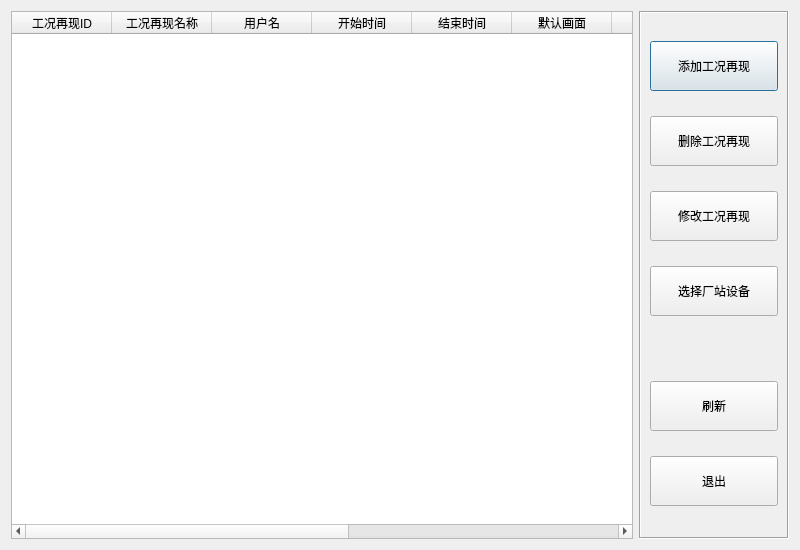
<?xml version="1.0" encoding="UTF-8"?>
<ui version="4.0">
 <class>CRevertTable</class>
 <widget class="QDialog" name="CRevertTable">
  <property name="geometry">
   <rect>
    <x>0</x>
    <y>0</y>
    <width>800</width>
    <height>550</height>
   </rect>
  </property>
  <property name="windowTitle">
   <string>工况再现案例库</string>
  </property>
  <layout class="QHBoxLayout" name="horizontalLayout">
   <item>
    <widget class="QTableWidget" name="listRevert">
     <column>
      <property name="text">
       <string>工况再现ID</string>
      </property>
     </column>
     <column>
      <property name="text">
       <string>工况再现名称</string>
      </property>
     </column>
     <column>
      <property name="text">
       <string>用户名</string>
      </property>
     </column>
     <column>
      <property name="text">
       <string>开始时间</string>
      </property>
     </column>
     <column>
      <property name="text">
       <string>结束时间</string>
      </property>
     </column>
     <column>
      <property name="text">
       <string>默认画面</string>
      </property>
     </column>
     <column>
      <property name="text">
       <string>说明</string>
      </property>
     </column>
     <column>
      <property name="text">
       <string>厂站名</string>
      </property>
     </column>
     <column>
      <property name="text">
       <string>设备名</string>
      </property>
     </column>
     <column>
      <property name="text">
       <string>来源</string>
      </property>
     </column>
     <column>
      <property name="text">
       <string>类型</string>
      </property>
     </column>
    </widget>
   </item>
   <item>
    <widget class="QFrame" name="frame">
     <property name="minimumSize">
      <size>
       <width>150</width>
       <height>0</height>
      </size>
     </property>
     <property name="maximumSize">
      <size>
       <width>150</width>
       <height>16777215</height>
      </size>
     </property>
     <property name="frameShape">
      <enum>QFrame::Box</enum>
     </property>
     <property name="frameShadow">
      <enum>QFrame::Sunken</enum>
     </property>
     <layout class="QVBoxLayout" name="verticalLayout">
      <item>
       <widget class="QPushButton" name="buttonRevertAdd">
        <property name="minimumSize">
         <size>
          <width>0</width>
          <height>50</height>
         </size>
        </property>
        <property name="styleSheet">
         <string notr="true">font: 14pt &quot;宋体&quot;;</string>
        </property>
        <property name="text">
         <string>添加工况再现</string>
        </property>
       </widget>
      </item>
      <item>
       <widget class="QPushButton" name="buttonRevertDel">
        <property name="minimumSize">
         <size>
          <width>0</width>
          <height>50</height>
         </size>
        </property>
        <property name="styleSheet">
         <string notr="true">font: 14pt &quot;宋体&quot;;</string>
        </property>
        <property name="text">
         <string>删除工况再现</string>
        </property>
       </widget>
      </item>
      <item>
       <widget class="QPushButton" name="buttonRevertModify">
        <property name="minimumSize">
         <size>
          <width>0</width>
          <height>50</height>
         </size>
        </property>
        <property name="styleSheet">
         <string notr="true">font: 14pt &quot;宋体&quot;;</string>
        </property>
        <property name="text">
         <string>修改工况再现</string>
        </property>
       </widget>
      </item>
      <item>
       <widget class="QPushButton" name="buttonStnDev">
        <property name="minimumSize">
         <size>
          <width>0</width>
          <height>50</height>
         </size>
        </property>
        <property name="styleSheet">
         <string notr="true">font: 14pt &quot;宋体&quot;;</string>
        </property>
        <property name="text">
         <string>选择厂站设备</string>
        </property>
       </widget>
      </item>
      <item>
       <spacer name="verticalSpacer">
        <property name="orientation">
         <enum>Qt::Vertical</enum>
        </property>
        <property name="sizeType">
         <enum>QSizePolicy::Fixed</enum>
        </property>
        <property name="sizeHint" stdset="0">
         <size>
          <width>20</width>
          <height>40</height>
         </size>
        </property>
       </spacer>
      </item>
      <item>
       <widget class="QPushButton" name="buttonRefresh">
        <property name="minimumSize">
         <size>
          <width>0</width>
          <height>50</height>
         </size>
        </property>
        <property name="styleSheet">
         <string notr="true">font: 14pt &quot;宋体&quot;;</string>
        </property>
        <property name="text">
         <string>刷新</string>
        </property>
       </widget>
      </item>
      <item>
       <widget class="QPushButton" name="buttonExit">
        <property name="minimumSize">
         <size>
          <width>0</width>
          <height>50</height>
         </size>
        </property>
        <property name="styleSheet">
         <string notr="true">font: 14pt &quot;宋体&quot;;</string>
        </property>
        <property name="text">
         <string>退出</string>
        </property>
       </widget>
      </item>
     </layout>
    </widget>
   </item>
  </layout>
 </widget>
 <tabstops>
  <tabstop>buttonRevertAdd</tabstop>
  <tabstop>buttonRevertDel</tabstop>
  <tabstop>buttonRevertModify</tabstop>
  <tabstop>buttonRefresh</tabstop>
  <tabstop>buttonExit</tabstop>
  <tabstop>listRevert</tabstop>
 </tabstops>
 <resources/>
 <connections>
  <connection>
   <sender>buttonExit</sender>
   <signal>clicked()</signal>
   <receiver>CRevertTable</receiver>
   <slot>reject()</slot>
   <hints>
    <hint type="sourcelabel">
     <x>705</x>
     <y>500</y>
    </hint>
    <hint type="destinationlabel">
     <x>399</x>
     <y>274</y>
    </hint>
   </hints>
  </connection>
 </connections>
</ui>
